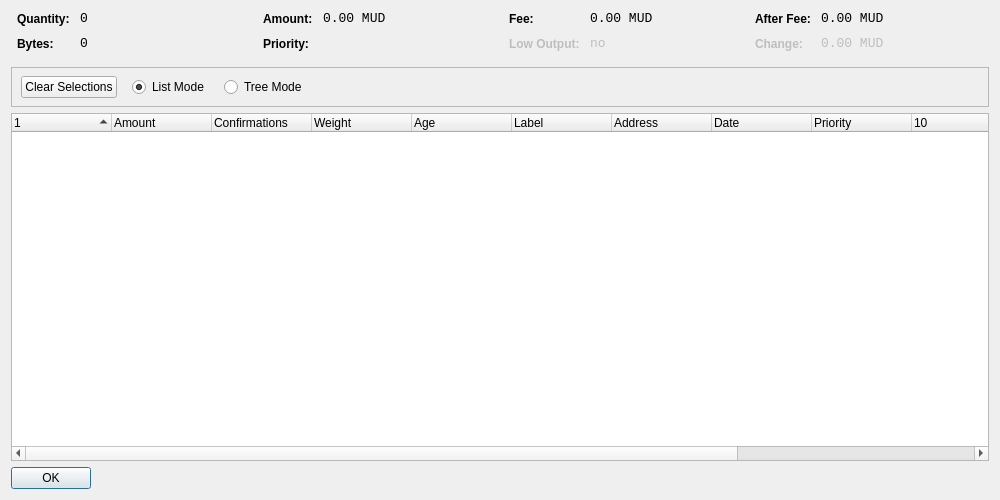
<?xml version="1.0" encoding="UTF-8"?>
<ui version="4.0">
 <class>CoinControlDialog</class>
 <widget class="QDialog" name="CoinControlDialog">
  <property name="geometry">
   <rect>
    <x>0</x>
    <y>0</y>
    <width>1000</width>
    <height>500</height>
   </rect>
  </property>
  <property name="windowTitle">
   <string>Coin Control</string>
  </property>
  <layout class="QVBoxLayout" name="verticalLayout">
   <item>
    <layout class="QHBoxLayout" name="horizontalLayoutTop" stretch="0,0,0,0">
     <property name="topMargin">
      <number>0</number>
     </property>
     <property name="bottomMargin">
      <number>10</number>
     </property>
     <item>
      <layout class="QFormLayout" name="formLayoutCoinControl1">
       <property name="horizontalSpacing">
        <number>10</number>
       </property>
       <property name="verticalSpacing">
        <number>10</number>
       </property>
       <property name="leftMargin">
        <number>6</number>
       </property>
       <property name="rightMargin">
        <number>6</number>
       </property>
       <item row="0" column="0">
        <widget class="QLabel" name="labelCoinControlQuantityText">
         <property name="styleSheet">
          <string notr="true">font-weight:bold;</string>
         </property>
         <property name="text">
          <string>Quantity:</string>
         </property>
        </widget>
       </item>
       <item row="0" column="1">
        <widget class="QLabel" name="labelCoinControlQuantity">
         <property name="font">
          <font>
           <family>Monospace</family>
           <pointsize>10</pointsize>
          </font>
         </property>
         <property name="cursor">
          <cursorShape>IBeamCursor</cursorShape>
         </property>
         <property name="contextMenuPolicy">
          <enum>Qt::ActionsContextMenu</enum>
         </property>
         <property name="text">
          <string>0</string>
         </property>
         <property name="textInteractionFlags">
          <set>Qt::LinksAccessibleByMouse|Qt::TextSelectableByKeyboard|Qt::TextSelectableByMouse</set>
         </property>
        </widget>
       </item>
       <item row="1" column="0">
        <widget class="QLabel" name="labelCoinControlBytesText">
         <property name="styleSheet">
          <string notr="true">font-weight:bold;</string>
         </property>
         <property name="text">
          <string>Bytes:</string>
         </property>
        </widget>
       </item>
       <item row="1" column="1">
        <widget class="QLabel" name="labelCoinControlBytes">
         <property name="font">
          <font>
           <family>Monospace</family>
           <pointsize>10</pointsize>
          </font>
         </property>
         <property name="cursor">
          <cursorShape>IBeamCursor</cursorShape>
         </property>
         <property name="contextMenuPolicy">
          <enum>Qt::ActionsContextMenu</enum>
         </property>
         <property name="text">
          <string>0</string>
         </property>
         <property name="textInteractionFlags">
          <set>Qt::LinksAccessibleByMouse|Qt::TextSelectableByKeyboard|Qt::TextSelectableByMouse</set>
         </property>
        </widget>
       </item>
      </layout>
     </item>
     <item>
      <layout class="QFormLayout" name="formLayoutCoinControl2">
       <property name="horizontalSpacing">
        <number>10</number>
       </property>
       <property name="verticalSpacing">
        <number>10</number>
       </property>
       <property name="leftMargin">
        <number>6</number>
       </property>
       <property name="rightMargin">
        <number>6</number>
       </property>
       <item row="0" column="0">
        <widget class="QLabel" name="labelCoinControlAmountText">
         <property name="styleSheet">
          <string notr="true">font-weight:bold;</string>
         </property>
         <property name="text">
          <string>Amount:</string>
         </property>
        </widget>
       </item>
       <item row="0" column="1">
        <widget class="QLabel" name="labelCoinControlAmount">
         <property name="font">
          <font>
           <family>Monospace</family>
           <pointsize>10</pointsize>
          </font>
         </property>
         <property name="cursor">
          <cursorShape>IBeamCursor</cursorShape>
         </property>
         <property name="contextMenuPolicy">
          <enum>Qt::ActionsContextMenu</enum>
         </property>
         <property name="text">
          <string>0.00 MUD</string>
         </property>
         <property name="textInteractionFlags">
          <set>Qt::LinksAccessibleByMouse|Qt::TextSelectableByKeyboard|Qt::TextSelectableByMouse</set>
         </property>
        </widget>
       </item>
       <item row="1" column="0">
        <widget class="QLabel" name="labelCoinControlPriorityText">
         <property name="styleSheet">
          <string notr="true">font-weight:bold;</string>
         </property>
         <property name="text">
          <string>Priority:</string>
         </property>
        </widget>
       </item>
       <item row="1" column="1">
        <widget class="QLabel" name="labelCoinControlPriority">
         <property name="font">
          <font>
           <family>Monospace</family>
           <pointsize>10</pointsize>
          </font>
         </property>
         <property name="cursor">
          <cursorShape>IBeamCursor</cursorShape>
         </property>
         <property name="contextMenuPolicy">
          <enum>Qt::ActionsContextMenu</enum>
         </property>
         <property name="text">
          <string/>
         </property>
         <property name="textInteractionFlags">
          <set>Qt::LinksAccessibleByMouse|Qt::TextSelectableByKeyboard|Qt::TextSelectableByMouse</set>
         </property>
        </widget>
       </item>
      </layout>
     </item>
     <item>
      <layout class="QFormLayout" name="formLayoutCoinControl3">
       <property name="horizontalSpacing">
        <number>10</number>
       </property>
       <property name="verticalSpacing">
        <number>10</number>
       </property>
       <property name="leftMargin">
        <number>6</number>
       </property>
       <property name="rightMargin">
        <number>6</number>
       </property>
       <item row="0" column="0">
        <widget class="QLabel" name="labelCoinControlFeeText">
         <property name="styleSheet">
          <string notr="true">font-weight:bold;</string>
         </property>
         <property name="text">
          <string>Fee:</string>
         </property>
        </widget>
       </item>
       <item row="0" column="1">
        <widget class="QLabel" name="labelCoinControlFee">
         <property name="font">
          <font>
           <family>Monospace</family>
           <pointsize>10</pointsize>
          </font>
         </property>
         <property name="cursor">
          <cursorShape>IBeamCursor</cursorShape>
         </property>
         <property name="contextMenuPolicy">
          <enum>Qt::ActionsContextMenu</enum>
         </property>
         <property name="text">
          <string>0.00 MUD</string>
         </property>
         <property name="textInteractionFlags">
          <set>Qt::LinksAccessibleByMouse|Qt::TextSelectableByKeyboard|Qt::TextSelectableByMouse</set>
         </property>
        </widget>
       </item>
       <item row="1" column="0">
        <widget class="QLabel" name="labelCoinControlLowOutputText">
         <property name="enabled">
          <bool>false</bool>
         </property>
         <property name="styleSheet">
          <string notr="true">font-weight:bold;</string>
         </property>
         <property name="text">
          <string>Low Output:</string>
         </property>
        </widget>
       </item>
       <item row="1" column="1">
        <widget class="QLabel" name="labelCoinControlLowOutput">
         <property name="enabled">
          <bool>false</bool>
         </property>
         <property name="font">
          <font>
           <family>Monospace</family>
           <pointsize>10</pointsize>
          </font>
         </property>
         <property name="cursor">
          <cursorShape>IBeamCursor</cursorShape>
         </property>
         <property name="contextMenuPolicy">
          <enum>Qt::ActionsContextMenu</enum>
         </property>
         <property name="text">
          <string>no</string>
         </property>
         <property name="textInteractionFlags">
          <set>Qt::LinksAccessibleByMouse|Qt::TextSelectableByKeyboard|Qt::TextSelectableByMouse</set>
         </property>
        </widget>
       </item>
      </layout>
     </item>
     <item>
      <layout class="QFormLayout" name="formLayoutCoinControl4">
       <property name="horizontalSpacing">
        <number>10</number>
       </property>
       <property name="verticalSpacing">
        <number>10</number>
       </property>
       <property name="leftMargin">
        <number>6</number>
       </property>
       <property name="rightMargin">
        <number>6</number>
       </property>
       <item row="0" column="0">
        <widget class="QLabel" name="labelCoinControlAfterFeeText">
         <property name="styleSheet">
          <string notr="true">font-weight:bold;</string>
         </property>
         <property name="text">
          <string>After Fee:</string>
         </property>
        </widget>
       </item>
       <item row="0" column="1">
        <widget class="QLabel" name="labelCoinControlAfterFee">
         <property name="font">
          <font>
           <family>Monospace</family>
           <pointsize>10</pointsize>
          </font>
         </property>
         <property name="cursor">
          <cursorShape>IBeamCursor</cursorShape>
         </property>
         <property name="contextMenuPolicy">
          <enum>Qt::ActionsContextMenu</enum>
         </property>
         <property name="text">
          <string>0.00 MUD</string>
         </property>
         <property name="textInteractionFlags">
          <set>Qt::LinksAccessibleByMouse|Qt::TextSelectableByKeyboard|Qt::TextSelectableByMouse</set>
         </property>
        </widget>
       </item>
       <item row="1" column="0">
        <widget class="QLabel" name="labelCoinControlChangeText">
         <property name="enabled">
          <bool>false</bool>
         </property>
         <property name="styleSheet">
          <string notr="true">font-weight:bold;</string>
         </property>
         <property name="text">
          <string>Change:</string>
         </property>
        </widget>
       </item>
       <item row="1" column="1">
        <widget class="QLabel" name="labelCoinControlChange">
         <property name="enabled">
          <bool>false</bool>
         </property>
         <property name="font">
          <font>
           <family>Monospace</family>
           <pointsize>10</pointsize>
          </font>
         </property>
         <property name="cursor">
          <cursorShape>IBeamCursor</cursorShape>
         </property>
         <property name="contextMenuPolicy">
          <enum>Qt::ActionsContextMenu</enum>
         </property>
         <property name="text">
          <string>0.00 MUD</string>
         </property>
         <property name="textInteractionFlags">
          <set>Qt::LinksAccessibleByMouse|Qt::TextSelectableByKeyboard|Qt::TextSelectableByMouse</set>
         </property>
        </widget>
       </item>
      </layout>
     </item>
    </layout>
   </item>
   <item>
    <widget class="QFrame" name="frame">
     <property name="minimumSize">
      <size>
       <width>0</width>
       <height>40</height>
      </size>
     </property>
     <property name="frameShape">
      <enum>QFrame::StyledPanel</enum>
     </property>
     <property name="frameShadow">
      <enum>QFrame::Sunken</enum>
     </property>
     <widget class="QWidget" name="horizontalLayoutWidget">
      <property name="geometry">
       <rect>
        <x>10</x>
        <y>0</y>
        <width>781</width>
        <height>41</height>
       </rect>
      </property>
      <layout class="QHBoxLayout" name="horizontalLayoutPanel" stretch="0,0,0,0,0">
       <property name="spacing">
        <number>15</number>
       </property>
       <item>
        <widget class="QPushButton" name="pushButtonSelectAll">
         <property name="sizePolicy">
          <sizepolicy hsizetype="Maximum" vsizetype="Fixed">
           <horstretch>0</horstretch>
           <verstretch>0</verstretch>
          </sizepolicy>
         </property>
         <property name="text">
          <string>Clear Selections</string>
         </property>
        </widget>
       </item>
	   
       <item>
        <widget class="QRadioButton" name="radioListMode">
         <property name="sizePolicy">
          <sizepolicy hsizetype="Maximum" vsizetype="Fixed">
           <horstretch>0</horstretch>
           <verstretch>0</verstretch>
          </sizepolicy>
         </property>
         <property name="text">
          <string>List Mode</string>
         </property>
         <property name="checked">
          <bool>true</bool>
         </property>
        </widget>
       </item>
	   
       <item>
        <widget class="QRadioButton" name="radioTreeMode">
         <property name="sizePolicy">
          <sizepolicy hsizetype="Maximum" vsizetype="Fixed">
           <horstretch>0</horstretch>
           <verstretch>0</verstretch>
          </sizepolicy>
         </property>
         <property name="text">
          <string>Tree Mode</string>
         </property>
        </widget>
       </item>
	   
<!--       <item>
        <widget class="QLabel" name="labelLocked">
         <property name="text">
          <string>(1 locked)</string>
         </property>
        </widget>
       </item>
-->
       <item>
        <spacer name="horizontalSpacer">
         <property name="orientation">
          <enum>Qt::Horizontal</enum>
         </property>
         <property name="sizeHint" stdset="0">
          <size>
           <width>40</width>
           <height>20</height>
          </size>
         </property>
        </spacer>
       </item>
      </layout>
     </widget>
    </widget>
   </item>
   <item>
    <widget class="CoinControlTreeWidget" name="treeWidget">
     <property name="contextMenuPolicy">
      <enum>Qt::CustomContextMenu</enum>
     </property>
     <property name="sortingEnabled">
      <bool>false</bool>
     </property>
     <property name="columnCount">
      <number>13</number>
     </property>
     <attribute name="headerShowSortIndicator" stdset="0">
      <bool>true</bool>
     </attribute>
     <attribute name="headerStretchLastSection">
      <bool>false</bool>
     </attribute>
     
	 <column>
      <property name="text">
       <string/>
      </property>
     </column>
	 
     <column>
      <property name="text">
       <string>Amount</string>
      </property>
     </column>
	 
	 <column>
      <property name="text">
       <string>Confirmations</string>
      </property>
      <property name="toolTip">
       <string>Confirmed</string>
      </property>
     </column>
	 
	 <column>
      <property name="text">
       <string>Weight</string>
      </property>
     </column>
	 
	 <column>
      <property name="text">
       <string>Age</string>
      </property>
     </column>
	 
     <column>
      <property name="text">
       <string notr="true">Label</string>
      </property>
     </column>
	 
     <column>
      <property name="text">
       <string>Address</string>
      </property>
     </column>
	 
     <column>
      <property name="text">
       <string>Date</string>
      </property>
     </column>
	 
     <column>
      <property name="text">
       <string>Priority</string>
      </property>
     </column>
	 
	 <column> 
      <property name="text"> /** age int 64 invisible **/ 
       <string/> 
      </property>
     </column>	  
	 
     <column>
      <property name="text"> <!--(invisible) TX HASH  --> 
       <string/>
      </property>
     </column>
	 
     <column>
      <property name="text"> <!--(invisible) V_OUT INDEX  --> 
       <string/>
      </property>
     </column>
	 
     <column>
      <property name="text"> <!--(invisible) AMOUNT_INT64  --> 
       <string/>
      </property>
     </column>
	 
     <column>
      <property name="text"> <!--(invisible) PRIORITY_INT64  -->
       <string/>
      </property>
     </column>
	 
    </widget>
   </item>
   <item>
    <widget class="QDialogButtonBox" name="buttonBox">
     <property name="sizePolicy">
      <sizepolicy hsizetype="Maximum" vsizetype="Fixed">
       <horstretch>0</horstretch>
       <verstretch>0</verstretch>
      </sizepolicy>
     </property>
     <property name="orientation">
      <enum>Qt::Horizontal</enum>
     </property>
     <property name="standardButtons">
      <set>QDialogButtonBox::Ok</set>
     </property>
    </widget>
   </item>
  </layout>
 </widget>
 <customwidgets>
  <customwidget>
   <class>CoinControlTreeWidget</class>
   <extends>QTreeWidget</extends>
   <header>coincontroltreewidget.h</header>
  </customwidget>
 </customwidgets>
 <resources/>
 <connections/>
</ui>
